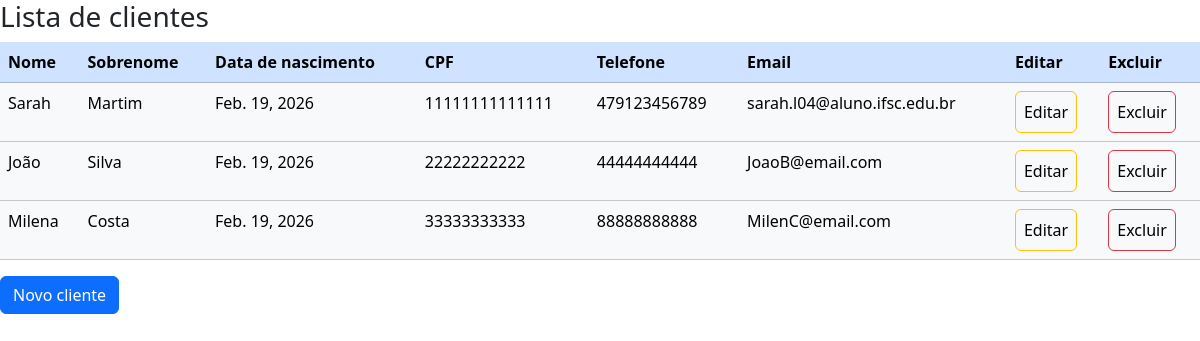
The app's page /clientes (signed in), older data.
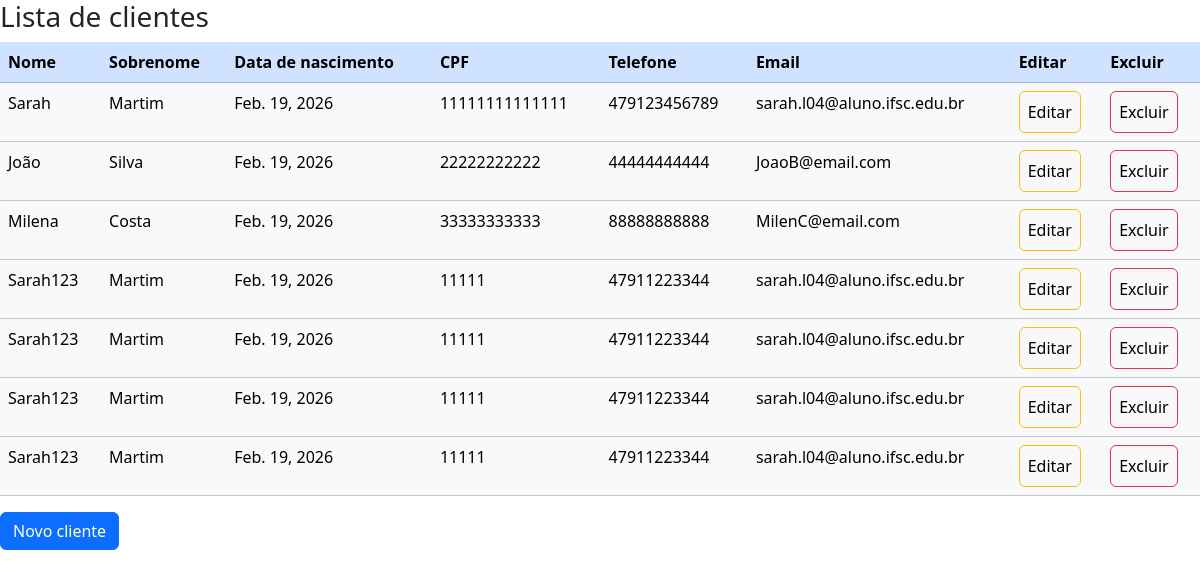
The same page, newer data.
### core/models.py (models this page shows, shortened)
class Cliente(models.Model):
    nome = models.CharField(max_length=200)
    sobrenome = models.CharField(max_length=200, null=True,blank=True)
    data_nascimento = models.DateField(auto_now_add=True, null=True,blank=True)
    cpf = models.PositiveIntegerField(max_length=30, null=True,blank=True)
    telefone = models.PositiveIntegerField(max_length=30, null=True,blank=True)
    email = models.EmailField(max_length=200, null=True, blank=True)

### core/views.py (the view)
# urls.py: path('clientes', clientes, name="urlclientes"),
@login_required(login_url='urlentrar')
def clientes(request):
    clientes = Cliente.objects.all()
    context = {'cli': clientes}
    return render (request, 'clientes.html', context)

### core/templates/clientes.html (shortened to what this page needs)
{% load bootstrap5 %}
<!DOCTYPE html>
<html lang="pt-br">
<head>
    {% bootstrap_css %}
</head>
<body>
    <h3>Lista de clientes</h3>
    <table class="table table-primary table-hover">
        <thead>
            <tr>
                <th>Nome</th>
                <th>Sobrenome</th>
                <th>Data de nascimento</th>
                <th>CPF</th>
                <th>Telefone</th>
                <th>Email</th>
                <th>Editar</th>
                <th>Excluir</th>
            </tr>
        </thead>
        <tbody>
            {% for c in cli %}
            <tr class="table table-light">
                <td>{{ c.nome }}</td>
                <td>{{ c.sobrenome }}</td>
                <td>{{ c.data_nascimento }}</td>
                <td>{{ c.cpf }}</td>
                <td>{{ c.telefone }}</td>
                <td>{{ c.email }}</td>
                <td>
                    <form action="{% url 'urleditaCliente' c.id %}">
                        <input type="submit" value="Editar" class="btn btn-warning">
                    </form>
                </td>
                <td>
                    <form action="">
                        <input type="submit" value="Excluir" class="btn btn-danger">
                    </form>
                </td>
            {% endfor %}
            </tr>
        </tbody>
    </table>
        <form action="{% url 'urlsalvarClientes' %}" method="get">
            <input type="submit" value="Novo cliente" class="btn btn-primary">
        </form>
</body>
</html>

Row changes from the older to the newer data that the page shows:
added Cliente: nome "Sarah123", sobrenome "Martim", data_nascimento "Feb. 19, 2026", cpf "11111", telefone "47911223344", email "sarah.l04@aluno.ifsc.edu.br"
added Cliente: nome "Sarah123", sobrenome "Martim", data_nascimento "Feb. 19, 2026", cpf "11111", telefone "47911223344", email "sarah.l04@aluno.ifsc.edu.br"
added Cliente: nome "Sarah123", sobrenome "Martim", data_nascimento "Feb. 19, 2026", cpf "11111", telefone "47911223344", email "sarah.l04@aluno.ifsc.edu.br"
added Cliente: nome "Sarah123", sobrenome "Martim", data_nascimento "Feb. 19, 2026", cpf "11111", telefone "47911223344", email "sarah.l04@aluno.ifsc.edu.br"
